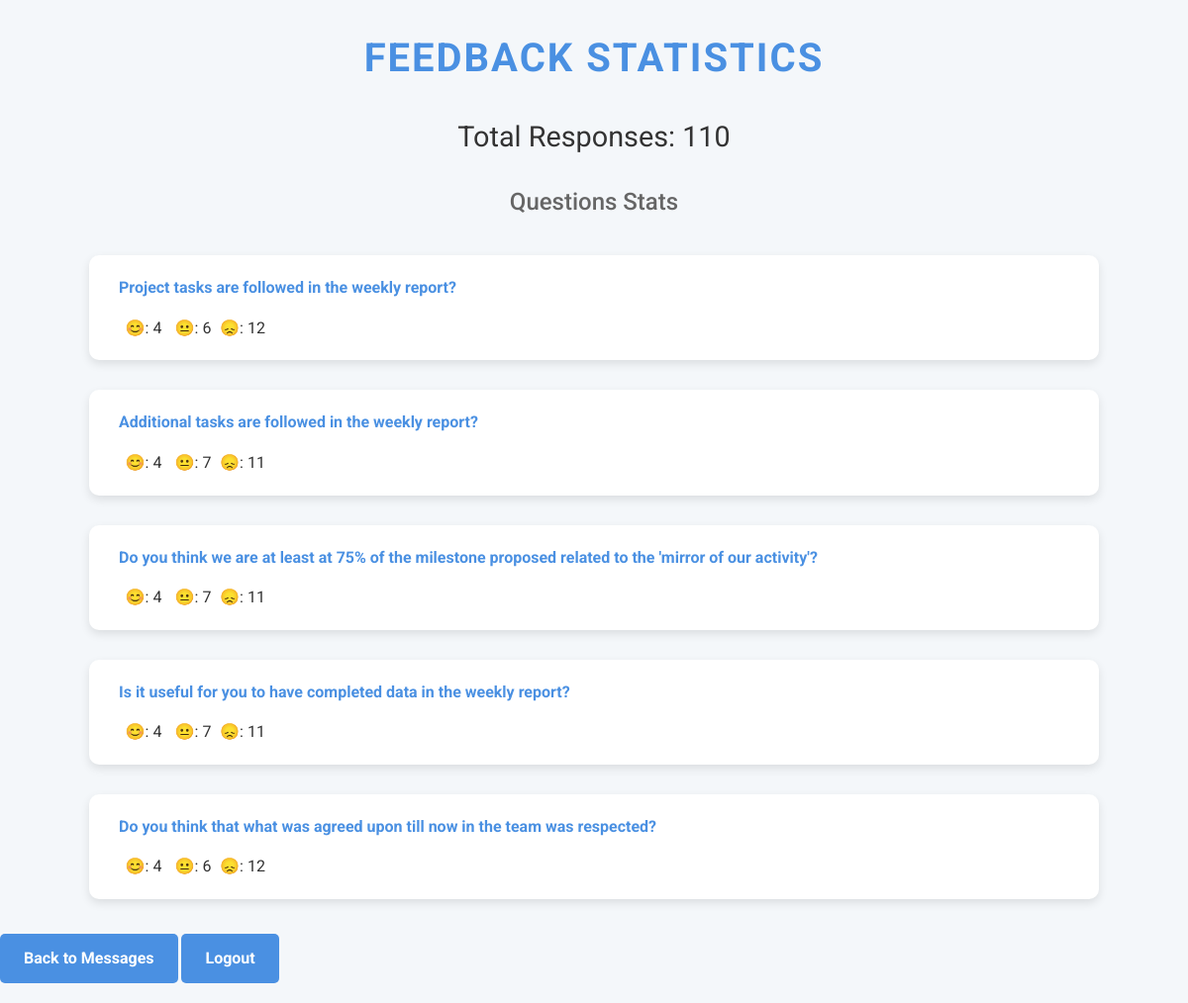
Screenshot of /statistics (signed in) with the database file from the repository.
### app.py (models this page shows)
class UserAnswer(db.Model):
    id = db.Column(db.Integer, primary_key=True)
    question = db.Column(db.String(250), nullable=False)
    answer = db.Column(db.String(250), nullable=False)
    user_id = db.Column(db.Integer, db.ForeignKey('user.id'), nullable=False)

### app.py (the view)
@app.route('/statistics', methods=['GET'])
@login_required
def statistics():
    all_answers = UserAnswer.query.all()
    all_additional_texts = AdditionalText.query.all() #This retrieves all the messages
    statistics = {
        'total': len(all_answers),
        'question_stats': {}
    }
    emoji_mapping = {
        '😊': 'happy',
        '😐': 'neutral',
        '😞': 'sad'
    }
    for question in questions_list:
        question_answers = [answer for answer in all_answers if answer.question == question]
        counts = {
            'happy': sum(1 for a in question_answers if a.answer == '😊'),
            'neutral': sum(1 for a in question_answers if a.answer == '😐'),
            'sad': sum(1 for a in question_answers if a.answer == '😞'),
        }
        statistics['question_stats'][question] = counts
    return render_template('statistics.html', statistics=statistics, additional_texts=all_additional_texts)

### app.py (called while the page is built)
@login_manager.user_loader
def load_user(user_id):
    return db.session.get(User, int(user_id))

### templates/statistics.html (shortened to what this page needs)
<!DOCTYPE html><html lang="en"><head></head><body><h1>Feedback Statistics</h1><h2>Total Responses: {{ statistics.total }}</h2><h3>Questions Stats</h3><ul>
    {% for question, counts in statistics.question_stats.items() %}
        <li><strong>{{ question }}</strong><div><span class="emoji-count">😊: {{ counts.happy }}</span><span class="emoji-count">😐: {{ counts.neutral }}</span><span class="emoji-count">😞: {{ counts.sad }}</span></div></li>
    {% endfor %}
</ul><a href="{{ url_for('messages') }}">Back to Messages</a>
</ul><a href="{{ url_for('logout') }}">Logout</a>
</body></html>

### templates/statistics.html (style rules this page uses)
body { font-family: 'Roboto', sans-serif; margin: 0; padding: 0; background-color: #f4f7fa; color: #333; line-height: 1.6; }
h1, h2, h3 { text-align: center; margin-bottom: 20px; }
h1 { color: #4A90E2; font-size: 2.5em; text-transform: uppercase; letter-spacing: 2px; }
h2 { color: #333; font-weight: 400; font-size: 1.8em; }
h3 { color: #666; font-weight: 500; font-size: 1.5em; }
ul { list-style: none; padding: 0; display: flex; flex-direction: column; align-items: center; margin: 0; }
li { background: #fff; border-radius: 10px; padding: 20px 30px; margin: 15px 0; box-shadow: 0 4px 10px rgba(0, 0, 0, 0.1); width: 80%; transition: transform 0.3s, box-shadow 0.3s; }
strong { color: #4A90E2; font-weight: 700; display: block; margin-bottom: 10px; text-align: left; }
.emoji-count { display: inline-block; width: 50px; text-align: center; margin-top: 5px; }
a { display: inline-block; margin: 20px auto; padding: 12px 24px; color: #fff; background-color: #4A90E2; border-radius: 5px; text-decoration: none; font-weight: bold; transition: background-color 0.3s, transform 0.3s; }

### rows the page displays
UserAnswer: question "Project tasks are followed in the weekly report?", happy "4", neutral "6", sad "12"
UserAnswer: question "Do you think we are at least at 75% of the milestone proposed related to the 'mirror of our activity'?", happy "4", neutral "7", sad "11"

### other values shown
{{ statistics.total }} "110"
{{ question }} "Additional tasks are followed in the weekly report?" "Is it useful for you to have completed data in the weekly report?" "Do you think that what was agreed upon till now in the team was respected?"
{{ counts.happy }} "4" "4" "4"
{{ counts.neutral }} "7" "7" "6"
{{ counts.sad }} "11" "11" "12"
